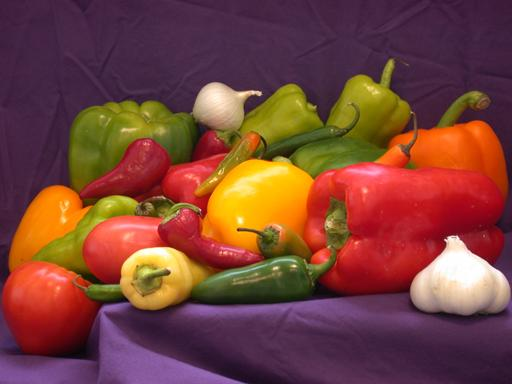
%> input picture 8 jpeg/peppers.jpeg, 512 x 384 px, given in place of peppers.png, which was not available
$ octave jpeg.m   (GNU Octave 9; MATLAB toolbox functions it lacks are replaced by stand-ins)
%> lines starting %> are read from the running program, lines starting %| are printed output that depends on the picture; pictures that were not available may be replaced by others from this repository, and a replacement may not be noted
img = rgb2ycbcr(imread("peppers.png"));
%> img: size 384x512x3 uint8; mean of channels 1, 2, 3 86.1, 116.2, 152.5

y = img(:,:,1);
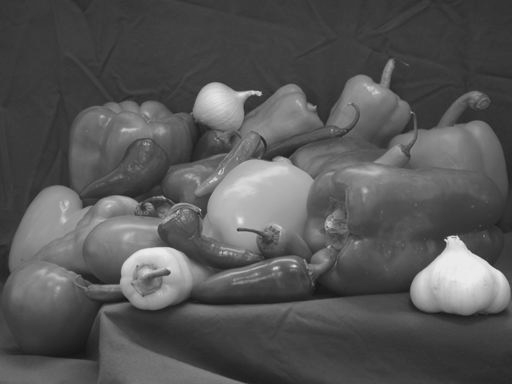
%> y: size 384x512 uint8; min 20, max 235, mean 86.1
cb = img(:,:,2);
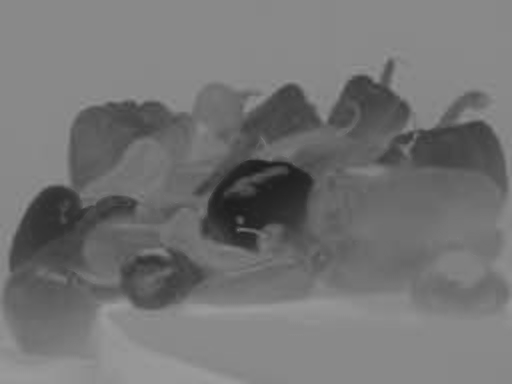
%> cb: size 384x512 uint8; min 29, max 157, mean 116.2
cr = img(:,:,3);
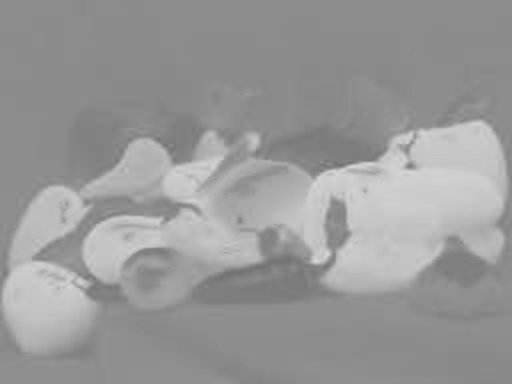
%> cr: size 384x512 uint8; min 113, max 214, mean 152.5

cb = cb(1:4:end, 1:4:end);
%> cb: size 96x128 uint8
cr = cr(1:4:end, 1:4:end);
%> cr: size 96x128 uint8

fun = @(block_struct) dct2(block_struct.data);

yblocks = blockproc(y, [8 8], fun);
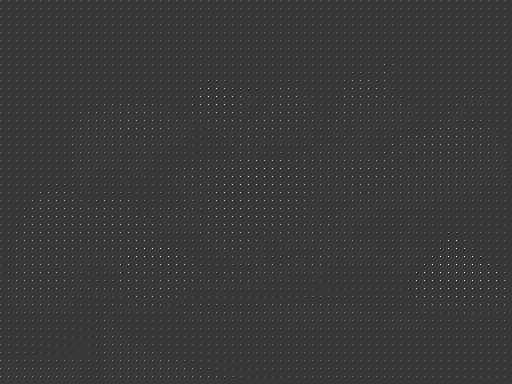
%> yblocks: size 384x512 double; min -528.9, max 1872, mean 10.7; drawn with min black and max white
cbBlocks = blockproc(cb, [8 8], fun);
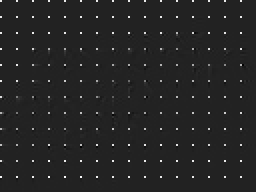
%> cbBlocks: size 96x128 double (shown 2 times larger); min -190.9, max 1206.4, mean 14.5; drawn with min black and max white
crBlocks = blockproc(cr, [8 8], fun);
